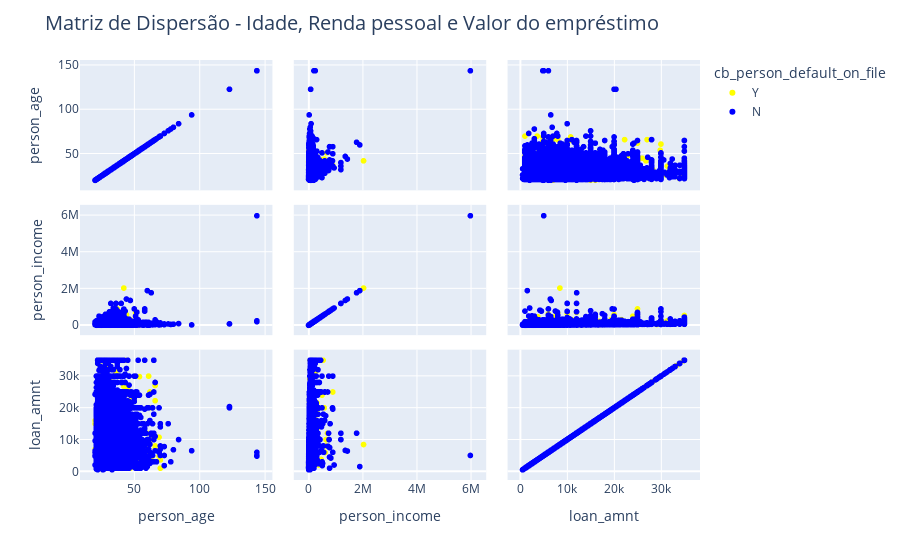

Notebook source saved alongside this figure:
### Markdown cell above
#### Visualização da idade, renda pessoal e valor do empréstimo em uma matrix de gráfico de dispersão

### Code cell
grafico = px.scatter_matrix(base_credit_risk_2, dimensions=["person_age", "person_income", "loan_amnt"], color="cb_person_default_on_file", color_discrete_sequence=["yellow", "blue"])

# Descrição
grafico.update_layout(
    title="Matriz de Dispersão - Idade, Renda pessoal e Valor do empréstimo",
    title_font_size=20
)

grafico.show()

### Figure 1 — Plotly figure (JSON) as saved in the notebook; plotly's stock layout.template omitted (floating-point values rounded to 4 significant figures; data arrays with more than 128 entries replaced by an {"elided": "..."} marker saying what was removed)
{"data": [{"dimensions": [{"axis": {"matches": true}, "label": "person_age", "values": {"elided": "5745 int values"}}, {"axis": {"matches": true}, "label": "person_income", "values": {"elided": "5745 int values"}}, {"axis": {"matches": true}, "label": "loan_amnt", "values": {"elided": "5745 int values"}}], "hovertemplate": "cb_person_default_on_file=Y<br>%{xaxis.title.text}=%{x}<br>%{yaxis.title.text}=%{y}<extra></extra>", "legendgroup": "Y", "marker": {"color": "yellow", "symbol": "circle"}, "name": "Y", "showlegend": true, "type": "splom"}, {"dimensions": [{"axis": {"matches": true}, "label": "person_age", "values": {"elided": "26836 int values"}}, {"axis": {"matches": true}, "label": "person_income", "values": {"elided": "26836 int values"}}, {"axis": {"matches": true}, "label": "loan_amnt", "values": {"elided": "26836 int values"}}], "hovertemplate": "cb_person_default_on_file=N<br>%{xaxis.title.text}=%{x}<br>%{yaxis.title.text}=%{y}<extra></extra>", "legendgroup": "N", "marker": {"color": "blue", "symbol": "circle"}, "name": "N", "showlegend": true, "type": "splom"}], "layout": {"dragmode": "select", "legend": {"title": {"text": "cb_person_default_on_file"}, "tracegroupgap": 0}, "margin": {"t": 60}, "title": {"font": {"size": 20}, "text": "Matriz de Dispersão - Idade, Renda pessoal e Valor do empréstimo"}}}
